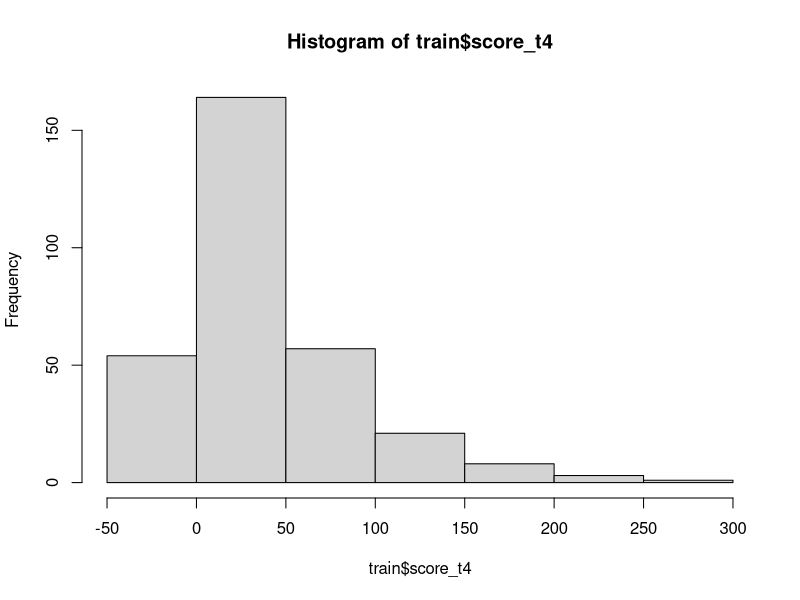
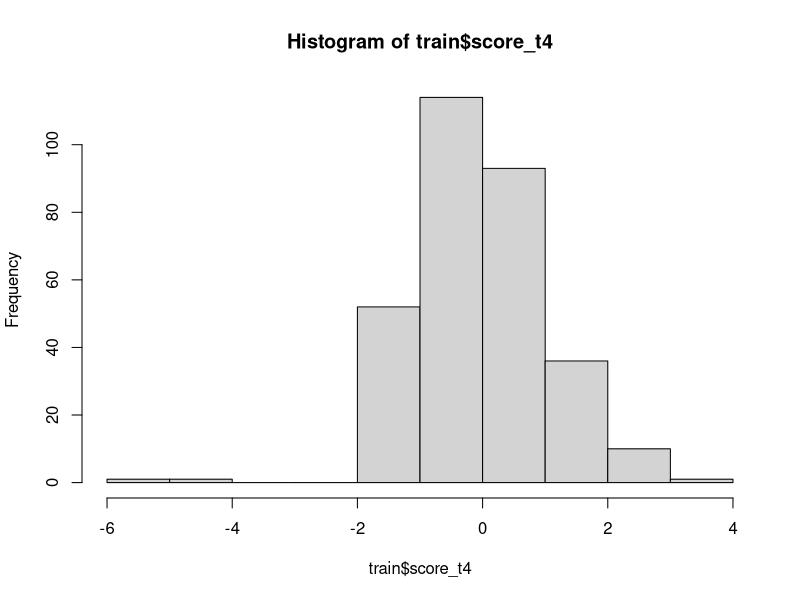
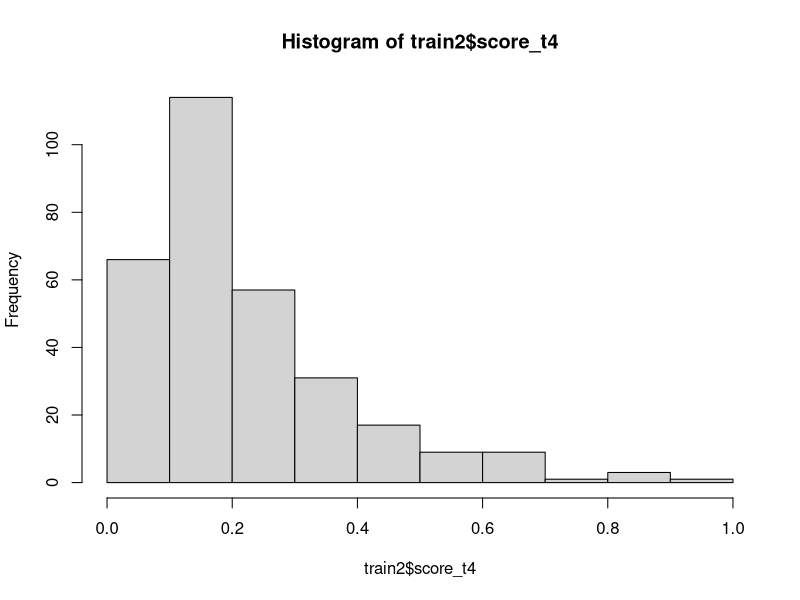

Reproduce these figures in R, in order.
setwd('~/Desktop/Proj')
library(data.table)
library(dplyr)
library(plm)
library(caret)
d=read.csv('final.csv')
r_name=unique(d$Restaurant.name)

getDelta<-function(x){
    d0<-d%>%
        filter(Restaurant.name==r_name[x])%>%
        mutate('last_mkt_shr'=c(1,mkt_shr[1:11]))%>%
        mutate('perc_delta'=mkt_shr/last_mkt_shr)%>%
        mutate('delta'=mkt_shr-last_mkt_shr)
    d0<-d0[2:12,]
}
train<-getDelta(1)
for(x in c(2:length(r_name))){
    train<-rbind(train,getDelta(x))
}
train<-train[c(10,11,2:8)]
hist(train$score_t4)

##standardize
scores<-train[c('score_t0','score_t1','score_t2','score_t3','score_t4')]
others<-train[,c('perc_delta','delta','Restaurant.name','Review.date')]
preprc<-preProcess(scores,method = c('center','scale','YeoJohnson'))
st_scores<-predict(preprc,train[c('score_t0','score_t1','score_t2','score_t3','score_t4')])
train<-cbind(others,st_scores)
hist(train$score_t4)
rm(scores, others, st_scores, preprc, x)

model1<-plm(perc_delta~score_t0+score_t1+score_t2+score_t3+score_t4,
    data=train,
    index=c('Restaurant.name','Review.date'),
    model='within',effect='twoways')
summary(model1)

model2<-plm(delta~score_t0+score_t1+score_t2+score_t3+score_t4,
            data=train,
            index=c('Restaurant.name','Review.date'),
            model='within',effect='twoways')
summary(model2)

######################################################################
#TRY min-max standariazation
train2<-getDelta(1)
for(x in c(2:length(r_name))){
    train2<-rbind(train2,getDelta(x))
}
train2<-train2[c(10,11,2:8)]

scores<-train2[c('score_t0','score_t1','score_t2','score_t3','score_t4')]
others<-train2[,c('perc_delta','delta','Restaurant.name','Review.date')]
preprc<-preProcess(scores,method = c('range'))
st_scores<-predict(preprc,train2[c('score_t0','score_t1','score_t2','score_t3','score_t4')])
train2<-cbind(others,st_scores)
hist(train2$score_t4)
rm(scores, others, st_scores, preprc, x)

model3<-plm(delta~score_t0+score_t1+score_t2+score_t3+score_t4,
            data=train2,
            index=c('Restaurant.name','Review.date'),
            model='within',effect='twoways')
summary(model3)
